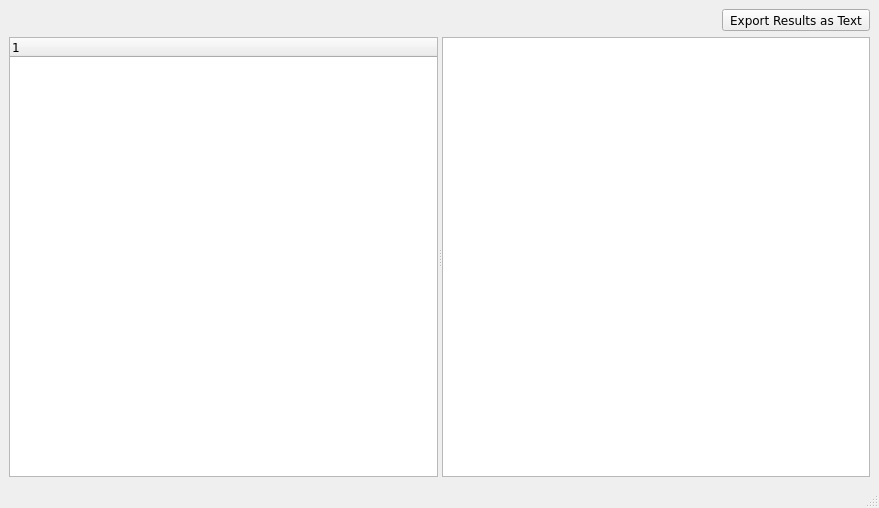
<?xml version="1.0" encoding="UTF-8"?>
<ui version="4.0">
 <class>ResultsWindow</class>
 <widget class="QMainWindow" name="ResultsWindow">
  <property name="geometry">
   <rect>
    <x>0</x>
    <y>0</y>
    <width>879</width>
    <height>508</height>
   </rect>
  </property>
  <property name="font">
   <font>
    <family>Verdana</family>
   </font>
  </property>
  <property name="windowTitle">
   <string>results / analysis</string>
  </property>
  <widget class="QWidget" name="centralwidget">
   <property name="enabled">
    <bool>true</bool>
   </property>
   <layout class="QVBoxLayout" name="verticalLayout">
    <item>
     <layout class="QHBoxLayout" name="horizontalLayout">
      <property name="sizeConstraint">
       <enum>QLayout::SetDefaultConstraint</enum>
      </property>
      <item>
       <spacer name="horizontalSpacer">
        <property name="orientation">
         <enum>Qt::Horizontal</enum>
        </property>
        <property name="sizeHint" stdset="0">
         <size>
          <width>40</width>
          <height>20</height>
         </size>
        </property>
       </spacer>
      </item>
      <item>
       <widget class="QToolButton" name="export_btn">
        <property name="text">
         <string>Export Results as Text</string>
        </property>
        <property name="icon">
         <iconset resource="icons.qrc">
          <normaloff>:/function_icon_set/images/function_icon_set/paper_48.png</normaloff>:/function_icon_set/images/function_icon_set/paper_48.png</iconset>
        </property>
        <property name="iconSize">
         <size>
          <width>24</width>
          <height>24</height>
         </size>
        </property>
        <property name="toolButtonStyle">
         <enum>Qt::ToolButtonTextBesideIcon</enum>
        </property>
       </widget>
      </item>
     </layout>
    </item>
    <item>
     <widget class="QSplitter" name="results_nav_splitter">
      <property name="sizePolicy">
       <sizepolicy hsizetype="Expanding" vsizetype="Expanding">
        <horstretch>0</horstretch>
        <verstretch>0</verstretch>
       </sizepolicy>
      </property>
      <property name="orientation">
       <enum>Qt::Horizontal</enum>
      </property>
      <widget class="QTreeWidget" name="nav_tree">
       <property name="maximumSize">
        <size>
         <width>16777215</width>
         <height>16777215</height>
        </size>
       </property>
       <property name="font">
        <font>
         <family>Verdana</family>
        </font>
       </property>
       <column>
        <property name="text">
         <string notr="true">1</string>
        </property>
       </column>
      </widget>
      <widget class="QGraphicsView" name="graphics_view">
       <property name="toolTip">
        <string/>
       </property>
       <property name="alignment">
        <set>Qt::AlignLeading|Qt::AlignLeft|Qt::AlignTop</set>
       </property>
      </widget>
     </widget>
    </item>
   </layout>
  </widget>
  <widget class="QStatusBar" name="statusbar"/>
 </widget>
 <resources>
  <include location="icons.qrc"/>
 </resources>
 <connections/>
</ui>
